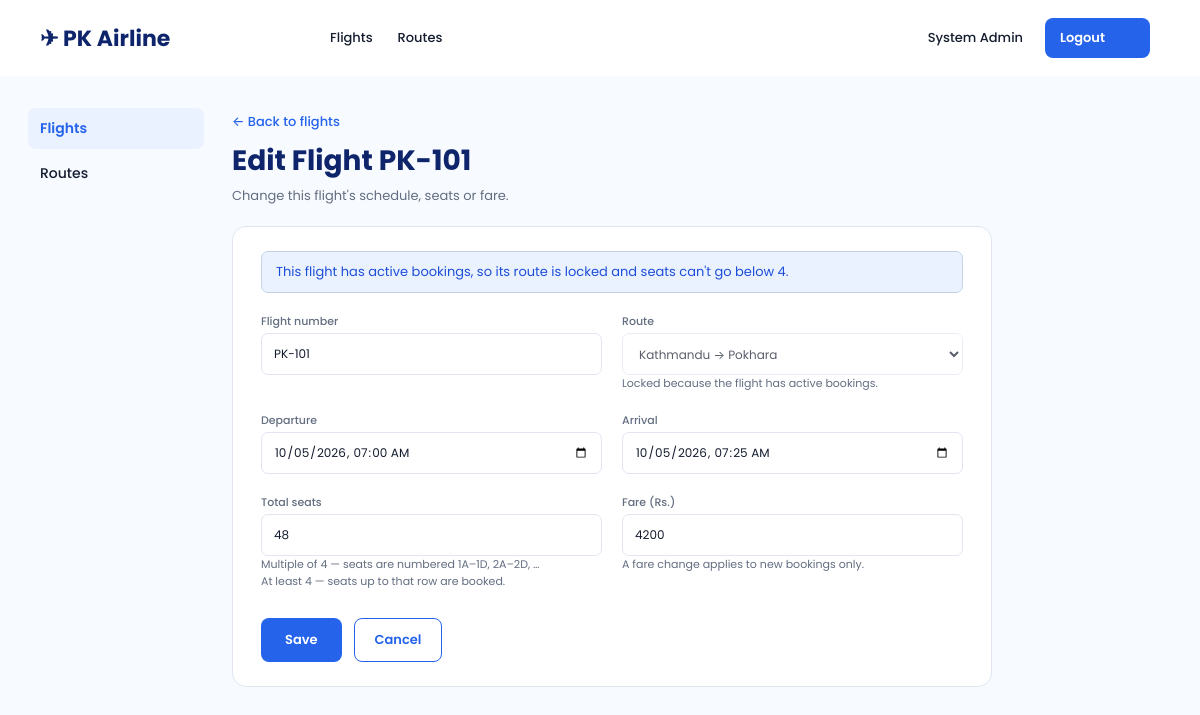
Screenshot of /admin/flight-form.php?id=1 (signed in) with the database file from the repository.
### tables this page shows
CREATE TABLE `flights` (
  `flight_id` int(11) NOT NULL AUTO_INCREMENT,
  `route_id` int(11) NOT NULL,
  `flight_number` varchar(20) NOT NULL,
  `departure_time` datetime NOT NULL,
  `arrival_time` datetime NOT NULL,
  `total_seats` int(11) NOT NULL,
  `fare` decimal(10,2) NOT NULL,
  `status` varchar(20) DEFAULT 'scheduled',
  PRIMARY KEY (`flight_id`),
  UNIQUE KEY `flight_number` (`flight_number`),
  KEY `route_id` (`route_id`),
  CONSTRAINT `flights_ibfk_route` FOREIGN KEY (`route_id`) REFERENCES `routes` (`route_id`)
);

CREATE TABLE `routes` (
  `route_id` int(11) NOT NULL AUTO_INCREMENT,
  `origin` varchar(100) NOT NULL,
  `destination` varchar(100) NOT NULL,
  `created_at` timestamp NOT NULL DEFAULT current_timestamp(),
  PRIMARY KEY (`route_id`),
  UNIQUE KEY `origin_destination` (`origin`, `destination`)
);

### includes/functions.php (called while the page is built, shortened)
<?php
function e(?string $value): string
{
	return htmlspecialchars((string) $value, ENT_QUOTES, 'UTF-8');
}
function to_datetime_local(string $datetime): string
{
	return date('Y-m-d\TH:i', strtotime($datetime));
}
function input_string(array $source, string $key, bool $trim = true): string
{
	$value = $source[$key] ?? '';
	return $trim ? trim((string) $value) : (string) $value;
}
function input_int(array $source, string $key): int
{
	$value = input_string($source, $key);
	return preg_match('/^[0-9]+$/', $value) === 1 ? (int) $value : 0;
}
function min_seats_for_bookings(PDO $pdo, int $flightId): ?int
{
	$stmt = $pdo->prepare('SELECT b.seat_no FROM bookings b WHERE b.flight_id = ? AND ' . ACTIVE_BOOKING_SQL);
	$stmt->execute([$flightId]);
	$bookedSeats = $stmt->fetchAll(PDO::FETCH_COLUMN);
	$perRow = count(SEAT_LETTERS);
	$highestRow = max(array_map('intval', $bookedSeats));
	return max($perRow, $highestRow * $perRow);
}

### admin/flight-form.php (the view, shortened to what this page needs)
<?php
require_once __DIR__ . '/../config/db.php';
require_once __DIR__ . '/../includes/functions.php';
$flightId = input_int($_GET, 'id');
$isEdit = isset($_GET['id']);
$flight = null;
$isReadOnly = false;
$hasActiveBookings = false;
$minSeats = 4;
$seatsPerRow = count(SEAT_LETTERS);
$flightNumber = '';
$routeId = input_int($_GET, 'route_id');
$departure = '';
$arrival = '';
$totalSeats = '';
$fare = '';
if ($isEdit) {
	$stmt = $pdo->prepare('
		SELECT f.flight_id, f.route_id, f.flight_number, f.departure_time, f.arrival_time,
			f.total_seats, f.fare, f.status, (f.departure_time <= NOW()) AS has_departed
		FROM flights f
		WHERE f.flight_id = ?
	');
	$stmt->execute([$flightId]);
	$flight = $stmt->fetch() ?: null;
}
if ($flight) {
	$isReadOnly = $flight['status'] !== 'scheduled' || $flight['has_departed'];
	$bookedMinimum = min_seats_for_bookings($pdo, $flightId);
	$hasActiveBookings = $bookedMinimum !== null;
	$minSeats = $bookedMinimum ?? $seatsPerRow;
	$flightNumber = $flight['flight_number'];
	$routeId = (int) $flight['route_id'];
	$departure = to_datetime_local($flight['departure_time']);
	$arrival = to_datetime_local($flight['arrival_time']);
	$totalSeats = (string) $flight['total_seats'];
	$fare = (string) (float) $flight['fare'];
}
$routes = $pdo->query('
	SELECT route_id, origin, destination
	FROM routes
	ORDER BY origin, destination
')->fetchAll();
$pageTitle = $isEdit ? 'Edit Flight' : 'Add Flight';
$heading = $flight ? 'Edit Flight ' . $flight['flight_number'] : $pageTitle;
require_once __DIR__ . '/../includes/header.php';
?>
	<div class="admin-layout">
		<?php require_once __DIR__ . '/../includes/admin-sidebar.php'; ?>
		<main class="page admin-main">
			<div class="admin-header">
				<div>
					<a class="back-link" href="<?= e(BASE_URL) ?>admin/flights.php">&larr; Back to flights</a>
					<h1 class="page-title page-title--tight"><?= e($heading) ?></h1>
					<p class="page-subtitle"><?= $isEdit ? 'Change this flight\'s schedule, seats or fare.' : 'Schedule a new ' . e(AIRLINE_NAME) . ' flight.' ?></p>
				</div>
			</div>
			<?php if ($isEdit && !$flight): ?>
				<div class="panel panel-empty">
					<p>That flight doesn't exist.</p>
					<a class="btn-nav" href="<?= e(BASE_URL) ?>admin/flights.php">Back to flights</a>
				</div>
			<?php else: ?>
				<div class="panel form-card">
					<?php if ($isReadOnly): ?>
						<div class="alert alert-info" role="status">
							This flight has <?= $flight['status'] === 'cancelled' ? 'been cancelled' : 'already departed' ?>, so it can't be edited.
						</div>
					<?php elseif ($hasActiveBookings): ?>
						<div class="alert alert-info" role="status">
							This flight has active bookings, so its route is locked and seats can't go below <?= e((string) $minSeats) ?>.
						</div>
					<?php endif; ?>
					<form method="post" action="<?= e(BASE_URL) ?>admin/flight-form.php<?= $isEdit ? '?id=' . e((string) $flightId) : '' ?>">
						<div class="form-grid">
							<div class="form-group">
								<label class="form-label" for="flight_number">Flight number</label>
								<input class="form-input" type="text" id="flight_number" name="flight_number"
									value="<?= e($flightNumber) ?>" placeholder="<?= e(AIRLINE_CODE) ?>-101" maxlength="20" required
									<?= $isReadOnly ? 'disabled' : '' ?>>
							</div>
							<div class="form-group">
								<label class="form-label" for="route_id">Route</label>
								<select class="form-input" id="route_id" name="route_id" required
									<?= $isReadOnly || $hasActiveBookings ? 'disabled' : '' ?>>
									<?php foreach ($routes as $route): ?>
										<option value="<?= e((string) $route['route_id']) ?>" <?= (int) $route['route_id'] === $routeId ? 'selected' : '' ?>>
											<?= e($route['origin']) ?> → <?= e($route['destination']) ?>
										</option>
									<?php endforeach; ?>
								</select>
								<?php if ($hasActiveBookings && !$isReadOnly): ?>
									<p class="form-hint">Locked because the flight has active bookings.</p>
								<?php endif; ?>
							</div>
							<div class="form-group">
								<label class="form-label" for="departure_time">Departure</label>
								<input class="form-input" type="datetime-local" id="departure_time" name="departure_time"
									value="<?= e($departure) ?>" required <?= $isReadOnly ? 'disabled' : '' ?>>
							</div>
							<div class="form-group">
								<label class="form-label" for="arrival_time">Arrival</label>
								<input class="form-input" type="datetime-local" id="arrival_time" name="arrival_time"
									value="<?= e($arrival) ?>" required <?= $isReadOnly ? 'disabled' : '' ?>>
							</div>
							<div class="form-group">
								<label class="form-label" for="total_seats">Total seats</label>
								<input class="form-input" type="number" id="total_seats" name="total_seats" value="<?= e($totalSeats) ?>"
									step="<?= e((string) $seatsPerRow) ?>" min="<?= e((string) $minSeats) ?>" max="120" required
									<?= $isReadOnly ? 'disabled' : '' ?>>
								<p class="form-hint">Multiple of 4 — seats are numbered 1A–1D, 2A–2D, …</p>
								<?php if ($hasActiveBookings && !$isReadOnly): ?>
									<p class="form-hint">At least <?= e((string) $minSeats) ?> — seats up to that row are booked.</p>
								<?php endif; ?>
							</div>
							<div class="form-group">
								<label class="form-label" for="fare">Fare (Rs.)</label>
								<input class="form-input" type="number" id="fare" name="fare" value="<?= e($fare) ?>"
									step="0.01" min="0.01" max="500000" required <?= $isReadOnly ? 'disabled' : '' ?>>
								<?php if ($isEdit): ?>
									<p class="form-hint">A fare change applies to new bookings only.</p>
								<?php endif; ?>
							</div>
						</div>
						<div class="form-actions">
							<?php if (!$isReadOnly): ?>
								<button class="btn-primary btn-inline" type="submit">Save</button>
							<?php endif; ?>
							<a class="btn-small" href="<?= e(BASE_URL) ?>admin/flights.php"><?= $isReadOnly ? 'Back to flights' : 'Cancel' ?></a>
						</div>
					</form>
				</div>
			<?php endif; ?>
		</main>
	</div>
<?php require_once __DIR__ . '/../includes/footer.php'; ?>

### assets/css/style.css (style rules this page uses)
:root { --color-navy: #0e256b; --color-primary: #2563eb; --color-primary-hover: #1d4ed8; --color-page-bg: #f7faff; --color-surface: #ffffff; --color-text: #141c2e; --color-muted: #636e80; --color-border: #e0e5f0; --color-error: #b42318; --color-error-bg: #fef3f2; --color-error-border: #fecdca; --color-success: #067647; --color-success-bg: #ecfdf3; --color-success-border: #abefc6; --color-warning: #b54708; --color-warning-bg: #fffaeb; --color-warning-border: #fedf89; --color-info-bg: #eaf1ff; --color-nepal-pay: #0b8f5a; --color-nepal-pay-dark: #08724a; --color-plane: #b8c4de; --color-seat-border: #c7d2e8; --color-seat-booked: #e8ecf4; --font-sans: 'Poppins', system-ui, -apple-system, 'Segoe UI', sans-serif; }
*, *::before, *::after { box-sizing: border-box; }
body { margin: 0; font-family: var(--font-sans); color: var(--color-text); background: var(--color-page-bg); }
a { color: var(--color-primary); }
select.form-input { cursor: pointer; }
.page { max-width: 1440px; margin: 0 auto; padding: 32px 28px 40px; }
.page-title { margin: 0 0 20px; font-size: 28px; font-weight: 700; color: var(--color-navy); }
.panel { padding: 24px 28px; background: var(--color-surface); border: 1px solid var(--color-border); border-radius: 14px; }
.panel p { margin: 0; }
.page-title--tight { margin-bottom: 4px; }
.page-subtitle { margin: 0 0 20px; font-size: 13px; color: var(--color-muted); }
.btn-small { display: inline-flex; align-items: center; justify-content: center; height: 36px; padding: 0 16px; font: inherit; font-size: 12px; font-weight: 600; color: var(--color-primary); text-decoration: none; background: var(--color-surface); border: 1px solid var(--color-primary); border-radius: 8px; cursor: pointer; }
.admin-layout { display: flex; align-items: flex-start; max-width: 1440px; margin: 0 auto; }
.page.admin-main { flex: 1; min-width: 0; max-width: none; margin: 0; padding-left: 12px; }
.admin-header { display: flex; flex-wrap: wrap; align-items: flex-start; justify-content: space-between; gap: 16px; }
.back-link { display: inline-block; margin-bottom: 8px; font-size: 13px; font-weight: 500; text-decoration: none; }
.form-card { max-width: 760px; }
.form-card .alert { margin: 0 0 20px; }
.form-grid { display: grid; grid-template-columns: repeat(2, minmax(0, 1fr)); gap: 0 20px; }
.form-grid .form-group { margin-bottom: 20px; }
.form-actions { display: flex; flex-wrap: wrap; align-items: center; gap: 12px; margin-top: 8px; }
.form-actions .btn-small { height: 44px; padding: 0 20px; font-size: 13px; }
.btn-primary.btn-inline { width: auto; height: 44px; margin-top: 0; padding: 0 24px; text-align: center; }
.form-group { margin-bottom: 28px; }
.form-label { display: block; margin-bottom: 3px; font-size: 11px; font-weight: 500; color: var(--color-muted); }
.form-input { width: 100%; height: 42px; padding: 0 12px; font: inherit; font-size: 12px; color: var(--color-text); background: var(--color-surface); border: 1px solid var(--color-border); border-radius: 7px; }
.form-input::placeholder { color: #a0a8b8; }
.form-hint { margin: 6px 0 0; font-size: 11px; color: var(--color-muted); }
.btn-primary { display: block; width: 100%; height: 50px; margin-top: 58px; padding: 0 26px; font: inherit; font-size: 13px; font-weight: 600; text-align: left; color: #ffffff; background: var(--color-primary); border: 0; border-radius: 8px; cursor: pointer; }
.alert { margin: -32px 0 28px; padding: 10px 14px; font-size: 13px; border: 1px solid; border-radius: 7px; }
.alert-info { color: var(--color-primary-hover); background: var(--color-info-bg); border-color: var(--color-seat-border); }

### rows the page displays
flights: flight_number "Edit Flight PK-101", flight_number "PK-101", route_id "Kathmandu → Pokhara", departure_time "10/05/2026 07:00", arrival_time "10/05/2026 07:25", total_seats "48", fare "4200"

### other values shown
SITE_NAME "PK Airline"
$_SESSION['full_name'] "System Admin"
$minSeats "4"
